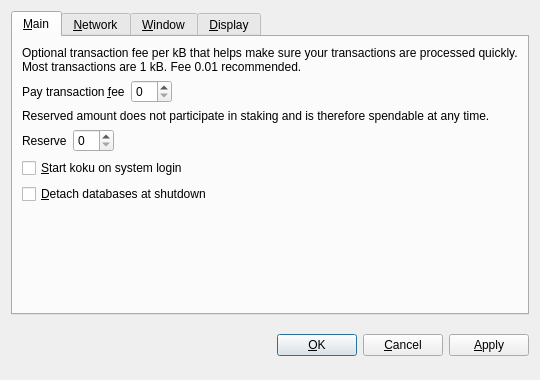
<?xml version="1.0" encoding="UTF-8"?>
<ui version="4.0">
 <class>OptionsDialog</class>
 <widget class="QDialog" name="OptionsDialog">
  <property name="geometry">
   <rect>
    <x>0</x>
    <y>0</y>
    <width>540</width>
    <height>380</height>
   </rect>
  </property>
  <property name="windowTitle">
   <string>Options</string>
  </property>
  <property name="modal">
   <bool>true</bool>
  </property>
  <layout class="QVBoxLayout" name="verticalLayout">
   <item>
    <widget class="QTabWidget" name="tabWidget">
     <property name="tabPosition">
      <enum>QTabWidget::North</enum>
     </property>
     <property name="currentIndex">
      <number>0</number>
     </property>
     <widget class="QWidget" name="tabMain">
      <attribute name="title">
       <string>&amp;Main</string>
      </attribute>
      <layout class="QVBoxLayout" name="verticalLayout_Main">
       <item>
        <widget class="QLabel" name="transactionFeeInfoLabel">
         <property name="text">
          <string>Optional transaction fee per kB that helps make sure your transactions are processed quickly. Most transactions are 1 kB. Fee 0.01 recommended.</string>
         </property>
         <property name="textFormat">
          <enum>Qt::PlainText</enum>
         </property>
         <property name="wordWrap">
          <bool>true</bool>
         </property>
        </widget>
       </item>
       <item>
        <layout class="QHBoxLayout" name="horizontalLayoutFee">
         <item>
          <widget class="QLabel" name="transactionFeeLabel">
           <property name="text">
            <string>Pay transaction &amp;fee</string>
           </property>
           <property name="textFormat">
            <enum>Qt::PlainText</enum>
           </property>
           <property name="buddy">
            <cstring>transactionFee</cstring>
           </property>
          </widget>
         </item>
         <item>
          <widget class="BitcoinAmountField" name="transactionFee"/>
         </item>
         <item>
          <spacer name="horizontalSpacerFee">
           <property name="orientation">
            <enum>Qt::Horizontal</enum>
           </property>
           <property name="sizeHint" stdset="0">
            <size>
             <width>40</width>
             <height>20</height>
            </size>
           </property>
          </spacer>
         </item>
        </layout>
       </item>
       <item>
        <widget class="QLabel" name="reserveBalanceInfoLabel">
         <property name="text">
          <string>Reserved amount does not participate in staking and is therefore spendable at any time.</string>
         </property>
         <property name="textFormat">
          <enum>Qt::PlainText</enum>
         </property>
         <property name="wordWrap">
          <bool>true</bool>
         </property>
        </widget>
       </item>
       <item>
        <layout class="QHBoxLayout" name="horizontalLayoutReserveBalance">
         <item>
          <widget class="QLabel" name="reserveBalanceLabel">
           <property name="text">
            <string>Reserve</string>
           </property>
           <property name="textFormat">
            <enum>Qt::PlainText</enum>
           </property>
           <property name="buddy">
            <cstring>reserveBalance</cstring>
           </property>
          </widget>
         </item>
         <item>
          <widget class="BitcoinAmountField" name="reserveBalance"/>
         </item>
         <item>
          <spacer name="horizontalSpacerReserveBalance">
           <property name="orientation">
            <enum>Qt::Horizontal</enum>
           </property>
           <property name="sizeHint" stdset="0">
            <size>
             <width>40</width>
             <height>20</height>
            </size>
           </property>
          </spacer>
         </item>
        </layout>
       </item>
       <item>
        <widget class="QCheckBox" name="bitcoinAtStartup">
         <property name="toolTip">
          <string>Automatically start koku after logging in to the system.</string>
         </property>
         <property name="text">
          <string>&amp;Start koku on system login</string>
         </property>
        </widget>
       </item>
       <item>
        <widget class="QCheckBox" name="detachDatabases">
         <property name="toolTip">
          <string>Detach block and address databases at shutdown. This means they can be moved to another data directory, but it slows down shutdown. The wallet is always detached.</string>
         </property>
         <property name="text">
          <string>&amp;Detach databases at shutdown</string>
         </property>
        </widget>
       </item>
       <item>
        <spacer name="verticalSpacer_Main">
         <property name="orientation">
          <enum>Qt::Vertical</enum>
         </property>
         <property name="sizeHint" stdset="0">
          <size>
           <width>20</width>
           <height>40</height>
          </size>
         </property>
        </spacer>
       </item>
      </layout>
     </widget>
     <widget class="QWidget" name="tabNetwork">
      <attribute name="title">
       <string>&amp;Network</string>
      </attribute>
      <layout class="QVBoxLayout" name="verticalLayout_Network">
       <item>
        <widget class="QCheckBox" name="mapPortUpnp">
         <property name="toolTip">
          <string>Automatically open the koku client port on the router. This only works when your router supports UPnP and it is enabled.</string>
         </property>
         <property name="text">
          <string>Map port using &amp;UPnP</string>
         </property>
        </widget>
       </item>
       <item>
        <widget class="QCheckBox" name="connectSocks">
         <property name="toolTip">
          <string>Connect to the koku network through a SOCKS proxy (e.g. when connecting through Tor).</string>
         </property>
         <property name="text">
          <string>&amp;Connect through SOCKS proxy:</string>
         </property>
        </widget>
       </item>
       <item>
        <layout class="QHBoxLayout" name="horizontalLayout_Network">
         <item>
          <widget class="QLabel" name="proxyIpLabel">
           <property name="text">
            <string>Proxy &amp;IP:</string>
           </property>
           <property name="textFormat">
            <enum>Qt::PlainText</enum>
           </property>
           <property name="buddy">
            <cstring>proxyIp</cstring>
           </property>
          </widget>
         </item>
         <item>
          <widget class="QValidatedLineEdit" name="proxyIp">
           <property name="maximumSize">
            <size>
             <width>140</width>
             <height>16777215</height>
            </size>
           </property>
           <property name="toolTip">
            <string>IP address of the proxy (e.g. 127.0.0.1)</string>
           </property>
          </widget>
         </item>
         <item>
          <widget class="QLabel" name="proxyPortLabel">
           <property name="text">
            <string>&amp;Port:</string>
           </property>
           <property name="textFormat">
            <enum>Qt::PlainText</enum>
           </property>
           <property name="buddy">
            <cstring>proxyPort</cstring>
           </property>
          </widget>
         </item>
         <item>
          <widget class="QLineEdit" name="proxyPort">
           <property name="maximumSize">
            <size>
             <width>55</width>
             <height>16777215</height>
            </size>
           </property>
           <property name="toolTip">
            <string>Port of the proxy (e.g. 9050)</string>
           </property>
          </widget>
         </item>
         <item>
          <widget class="QLabel" name="socksVersionLabel">
           <property name="text">
            <string>SOCKS &amp;Version:</string>
           </property>
           <property name="textFormat">
            <enum>Qt::PlainText</enum>
           </property>
           <property name="buddy">
            <cstring>socksVersion</cstring>
           </property>
          </widget>
         </item>
         <item>
          <widget class="QValueComboBox" name="socksVersion">
           <property name="toolTip">
            <string>SOCKS version of the proxy (e.g. 5)</string>
           </property>
          </widget>
         </item>
         <item>
          <spacer name="horizontalSpacer_Network">
           <property name="orientation">
            <enum>Qt::Horizontal</enum>
           </property>
           <property name="sizeHint" stdset="0">
            <size>
             <width>40</width>
             <height>20</height>
            </size>
           </property>
          </spacer>
         </item>
        </layout>
       </item>
       <item>
        <spacer name="verticalSpacer_Network">
         <property name="orientation">
          <enum>Qt::Vertical</enum>
         </property>
         <property name="sizeHint" stdset="0">
          <size>
           <width>20</width>
           <height>40</height>
          </size>
         </property>
        </spacer>
       </item>
      </layout>
     </widget>
     <widget class="QWidget" name="tabWindow">
      <attribute name="title">
       <string>&amp;Window</string>
      </attribute>
      <layout class="QVBoxLayout" name="verticalLayout_Window">
       <item>
        <widget class="QCheckBox" name="minimizeToTray">
         <property name="toolTip">
          <string>Show only a tray icon after minimizing the window.</string>
         </property>
         <property name="text">
          <string>&amp;Minimize to the tray instead of the taskbar</string>
         </property>
        </widget>
       </item>
       <item>
        <widget class="QCheckBox" name="minimizeOnClose">
         <property name="toolTip">
          <string>Minimize instead of exit the application when the window is closed. When this option is enabled, the application will be closed only after selecting Quit in the menu.</string>
         </property>
         <property name="text">
          <string>M&amp;inimize on close</string>
         </property>
        </widget>
       </item>
       <item>
        <spacer name="verticalSpacer_Window">
         <property name="orientation">
          <enum>Qt::Vertical</enum>
         </property>
         <property name="sizeHint" stdset="0">
          <size>
           <width>20</width>
           <height>40</height>
          </size>
         </property>
        </spacer>
       </item>
      </layout>
     </widget>
     <widget class="QWidget" name="tabDisplay">
      <attribute name="title">
       <string>&amp;Display</string>
      </attribute>
      <layout class="QVBoxLayout" name="verticalLayout_Display">
       <item>
        <layout class="QHBoxLayout" name="horizontalLayout_1_Display">
         <item>
          <widget class="QLabel" name="langLabel">
           <property name="text">
            <string>User Interface &amp;language:</string>
           </property>
           <property name="textFormat">
            <enum>Qt::PlainText</enum>
           </property>
           <property name="buddy">
            <cstring>lang</cstring>
           </property>
          </widget>
         </item>
         <item>
          <widget class="QValueComboBox" name="lang">
           <property name="toolTip">
            <string>The user interface language can be set here. This setting will take effect after restarting koku.</string>
           </property>
          </widget>
         </item>
        </layout>
       </item>
       <item>
        <layout class="QHBoxLayout" name="horizontalLayout_2_Display">
         <item>
          <widget class="QLabel" name="unitLabel">
           <property name="text">
            <string>&amp;Unit to show amounts in:</string>
           </property>
           <property name="textFormat">
            <enum>Qt::PlainText</enum>
           </property>
           <property name="buddy">
            <cstring>unit</cstring>
           </property>
          </widget>
         </item>
         <item>
          <widget class="QValueComboBox" name="unit">
           <property name="toolTip">
            <string>Choose the default subdivision unit to show in the interface and when sending coins.</string>
           </property>
          </widget>
         </item>
        </layout>
       </item>
       <item>
        <widget class="QCheckBox" name="displayAddresses">
         <property name="toolTip">
          <string>Whether to show koku addresses in the transaction list or not.</string>
         </property>
         <property name="text">
          <string>&amp;Display addresses in transaction list</string>
         </property>
        </widget>
       </item>
       <item>
        <widget class="QCheckBox" name="coinControlFeatures">
         <property name="toolTip">
          <string>Whether to show coin control features or not.</string>
         </property>
         <property name="text">
          <string>Display coin &amp;control features (experts only!)</string>
         </property>
        </widget>
       </item>
       <item>
        <spacer name="verticalSpacer_Display">
         <property name="orientation">
          <enum>Qt::Vertical</enum>
         </property>
         <property name="sizeHint" stdset="0">
          <size>
           <width>20</width>
           <height>40</height>
          </size>
         </property>
        </spacer>
       </item>
      </layout>
     </widget>
    </widget>
   </item>
   <item>
    <layout class="QHBoxLayout" name="horizontalLayout_Buttons">
     <item>
      <spacer name="horizontalSpacer_1">
       <property name="orientation">
        <enum>Qt::Horizontal</enum>
       </property>
       <property name="sizeHint" stdset="0">
        <size>
         <width>40</width>
         <height>48</height>
        </size>
       </property>
      </spacer>
     </item>
     <item>
      <widget class="QLabel" name="statusLabel">
       <property name="font">
        <font>
         <weight>75</weight>
         <bold>true</bold>
        </font>
       </property>
       <property name="text">
        <string/>
       </property>
       <property name="textFormat">
        <enum>Qt::PlainText</enum>
       </property>
       <property name="wordWrap">
        <bool>true</bool>
       </property>
      </widget>
     </item>
     <item>
      <spacer name="horizontalSpacer_2">
       <property name="orientation">
        <enum>Qt::Horizontal</enum>
       </property>
       <property name="sizeHint" stdset="0">
        <size>
         <width>40</width>
         <height>48</height>
        </size>
       </property>
      </spacer>
     </item>
     <item>
      <widget class="QPushButton" name="okButton">
       <property name="text">
        <string>&amp;OK</string>
       </property>
      </widget>
     </item>
     <item>
      <widget class="QPushButton" name="cancelButton">
       <property name="text">
        <string>&amp;Cancel</string>
       </property>
       <property name="autoDefault">
        <bool>false</bool>
       </property>
      </widget>
     </item>
     <item>
      <widget class="QPushButton" name="applyButton">
       <property name="text">
        <string>&amp;Apply</string>
       </property>
       <property name="autoDefault">
        <bool>false</bool>
       </property>
      </widget>
     </item>
    </layout>
   </item>
  </layout>
 </widget>
 <customwidgets>
  <customwidget>
   <class>BitcoinAmountField</class>
   <extends>QSpinBox</extends>
   <header>bitcoinamountfield.h</header>
  </customwidget>
  <customwidget>
   <class>QValueComboBox</class>
   <extends>QComboBox</extends>
   <header>qvaluecombobox.h</header>
  </customwidget>
  <customwidget>
   <class>QValidatedLineEdit</class>
   <extends>QLineEdit</extends>
   <header>qvalidatedlineedit.h</header>
  </customwidget>
 </customwidgets>
 <resources/>
 <connections/>
</ui>
